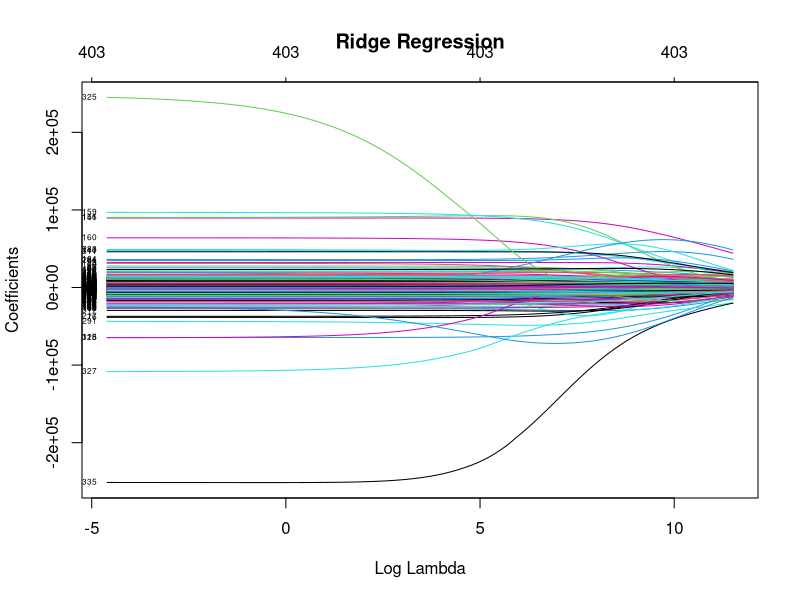
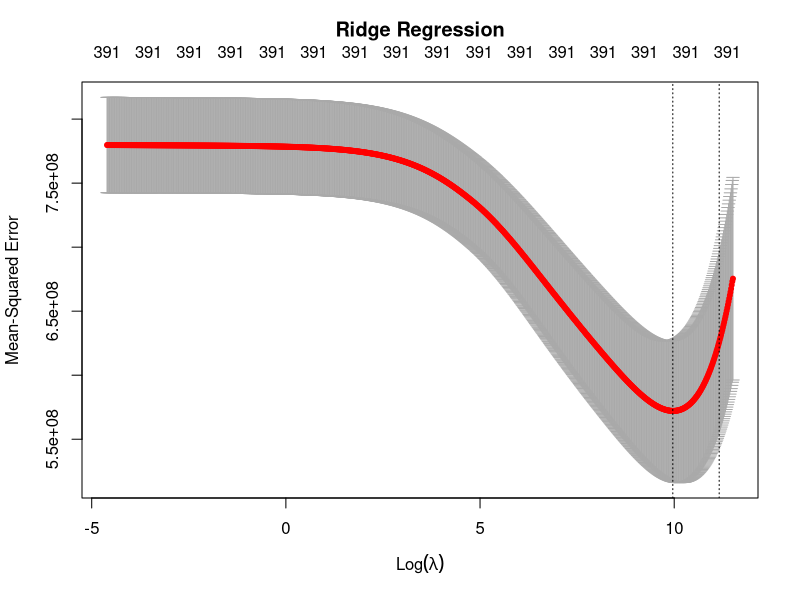

R code for these plots, in order: (Note: this script raises an error after producing the figures.)

#library(ISLR)
library(glmnet)
data=read.csv("basement.csv")[,-1]
obs=1460
data=data[1:obs,]

#data=read.csv("train12_git.csv")[,-1]
#Need matrices for glmnet() function. Automatically conducts conversions as well
#for factor variables into dummy variables.
x = model.matrix(SalePrice ~ ., data)[, -1] #Dropping the intercept column.
y = data$SalePrice

grid = 10^seq(5, -2, length = 1000)
ridge.models = glmnet(x, y, alpha = 0, lambda = grid)

dim(coef(ridge.models)) #415 different coefficients, estimated 1000 times --
#once each per lambda value.
coef(ridge.models) #Inspecting the various coefficient estimates.

#Visualizing the ridge regression shrinkage.
plot(ridge.models, xvar = "lambda", label = TRUE, main = "Ridge Regression")

#Creating training and testing sets. Here we decide to use a 70-30 split with
#approximately 70% of our data in the training set and 30% of our data in the
#test set.
set.seed(0)
train = sample(1:obs, 7*obs/10)
test = (-train)
#test=c(1:obs)
#final=c(1461:2919)
y.test = y[test]

length(train)/nrow(x)
length(y.test)/nrow(x)

#Let's attempt to fit a ridge regression using some arbitrary value of lambda;
#we still have not yet figured out what the best value of lambda should be!
#We will arbitrarily choose 5. We will now use the training set exclusively.
ridge.models.train = glmnet(x[train, ], y[train], alpha = 0, lambda = grid)
ridge.lambda5 = predict(ridge.models.train, s = 5, newx = x[test, ])
mean((ridge.lambda5 - y.test)^2)


#Running 10-fold cross validation.
set.seed(0)
cv.ridge.out = cv.glmnet(x[train, ], y[train],
                         lambda = grid, alpha = 0, nfolds = 10)
plot(cv.ridge.out, main = "Ridge Regression\n")
bestlambda.ridge = cv.ridge.out$lambda.min
bestlambda.ridge
log(bestlambda.ridge)

#What is the test MSE associated with this best value of lambda?
ridge.bestlambdatrain = predict(ridge.models.train, s = bestlambda.ridge, newx = x[test, ])
mean((ridge.bestlambdatrain - y.test)^2)

#Here the MSE is lower at approximately 113,173; a further improvement
#on that which we have seen above. With "cv.ridge.out", we can actually access
#the best model from the cross validation without calling "ridge.models.train"
#or "bestlambda.ridge":
ridge.bestlambdatrain = predict.cv.glmnet(cv.ridge.out, s ="lambda.min", newx = x[test, ])
mean((ridge.bestlambdatrain - y.test)^2)

### Alternative method with caret
library(caret)
set.seed(0)
train_control = trainControl(method = 'cv', number=10)
tune.grid = expand.grid(lambda = grid, alpha=c(0))
ridge.caret = train(x[train, ], y[train],
                    method = 'glmnet',
                    trControl = train_control, tuneGrid = tune.grid)

### Plot the tuning object:
plot(ridge.caret, xTrans=log)

### We see caret::train returns a different result from the
### one by cv.glmnet. By comparing the ridge.caret$results
### and cv.ridge.out$cvm, it's most likely to be rounding and 
### averaging.

### Predicting with the final model
pred = predict.train(ridge.caret , newdata = x[test,])
mean((pred - y[test])^2)
mean(100*abs(pred - y[test])/y[test])
sqrt(mean((pred - y[test])^2))


##########################
#####Lasso Regression#####
##########################
#Fitting the lasso regression. Alpha = 1 for lasso regression.
lasso.models = glmnet(x, y, alpha = 1, lambda = grid)
#lasso.models = glmnet(x, y, alpha = 1, lambda = bestlambda.lasso)
 dim(coef(lasso.models)) #20 different coefficients, estimated 100 times --
#once each per lambda value.
coef(lasso.models) #Inspecting the various coefficient estimates.

#What do the estimates look like for a smaller value of lambda?
lasso.models$lambda[80] #Lambda = 0.2595.
coef(lasso.models)[, 80] #Most estimates not close to 0.
sum(abs(coef(lasso.models)[-1, 80])) #L1 norm is 228.1008.

#What do the estimates look like for a larger value of lambda?
lasso.models$lambda[15] #Lambda = 10,235.31.
coef(lasso.models)[, 15] #Estimates all 0.
sum(abs(coef(lasso.models)[-1, 15])) #L1 norm is essentially 0.

#Visualizing the lasso regression shrinkage.
plot(lasso.models, xvar = "lambda", label = TRUE, main = "Lasso Regression")

#Can use the predict() function to obtain lasso regression coefficients for a
#new value of lambda, not necessarily one that was within our grid:
predict(lasso.models, s = 50, type = "coefficients")

#Let's attempt to fit a lasso regression using some arbitrary value of lambda;
#we still have not yet figured out what the best value of lambda should be!
#We will arbitrarily choose 5. We will now use the training set exclusively.
lasso.models.train = glmnet(x[train, ], y[train], alpha = 1, lambda = grid)
lasso.lambda5 = predict(lasso.models.train, s = 5, newx = x[test, ])
mean((lasso.lambda5 - y.test)^2)

#Here, the MSE is approximately 107,660.

#Instead of arbitrarily choosing random lambda values and calculating the MSE
#manually, it's a better idea to perform cross-validation in order to choose
#the best lambda over a slew of values.

#Running 10-fold cross validation.
set.seed(0)
cv.lasso.out = cv.glmnet(x[train, ], y[train],
                         lambda = grid, alpha = 1, nfolds = 10)
plot(cv.lasso.out, main = "Lasso Regression\n")
bestlambda.lasso = cv.lasso.out$lambda.min
bestlambda.lasso
log(bestlambda.lasso)

#What is the test MSE associated with this best value of lambda?
lasso.bestlambdatrain = predict(lasso.models.train, s = bestlambda.lasso, newx = x[test, ])
mean((lasso.bestlambdatrain - y.test)^2)

#This time the MSE is actually higher at approximately 113,636. What happened?
x0=1965392410
alph=0
### Exercise: Tune the same lasso model with caret!
for (i in 1:10){
  set.seed(0)
  cv.lasso.out = cv.glmnet(x[train, ], y[train],
                         lambda = grid, alpha = i/10, nfolds = 10)
  bestlambda.lassot = cv.lasso.out$lambda.min


  lasso.models.train = glmnet(x[train, ], y[train], alpha = i/10, lambda = grid)
lasso.bestlambdatrain = predict(lasso.models.train, s = bestlambda.lassot, newx = x[test, ])
x1=mean((lasso.bestlambdatrain - y.test)^2)
print(mean(abs(y.test-predict(lasso.models.train, s = bestlambda.lassot, newx = x[test,]))*100/y.test))
print(paste("alpha=",i, "lambda=",cv.lasso.out$lambda.min))
print(paste("MSE=",x1))
if (x1<=x0)
  {x0=x1
  bestlambda.lasso=bestlambda.lassot
  alph=i/10
  lasso.models.train = glmnet(x[train, ], y[train], alpha = i/10, lambda =bestlambda.lasso)
  print(paste("alpha=",i, "lambda=",cv.lasso.out$lambda.min))
  print(paste("MSE=",x0))} 
}

lasso.models.train = glmnet(x[train, ], y[train], alpha = alph, lambda = grid)
mean(abs(y.test-predict(lasso.models.train, s = bestlambda.lasso, newx = x[test,]))*100/y.test)

epsilon=y[train]-predict(lasso.models.train, s = bestlambda.lasso, newx = x[train,])
epsilon1=y[test]-predict(lasso.models.train, s = bestlambda.lasso, newx = x[test,])
data1=data[1:obs,]
data1[,'epsilon']=integer(obs)
for (j in row.names(epsilon)){
  data1[j,'epsilon']=epsilon[row.names(epsilon)==j,]
}
for (j in row.names(epsilon1)){
  data1[j,'epsilon']=epsilon1[row.names(epsilon1)==j,]
}
x1 = model.matrix(epsilon ~ ., data1)[, -1] #Dropping the intercept column.
y1 = data1$epsilon



set.seed(0)
train1 = sample(1:nrow(x1), 7*nrow(x1)/10)
test1 = (-train1)
#test=c(1:obs)
#final=c(1461:2919)
y.test1 = y1[test1]

length(train1)/nrow(x1)
length(y.test1)/nrow(x1)

lasso.models.train1 = glmnet(x1[train1, ], y1[train1], alpha = 1, lambda = grid)
x00=1965392410
alph2=0
### Exercise: Tune the same lasso model with caret!
for (i in 1:10){ 
  set.seed(0)
  cv.lasso.out = cv.glmnet(x1[train1, ], y1[train1],
                           lambda = grid, alpha = i/10, nfolds = 10)
  bestlambda.lasso1t = cv.lasso.out$lambda.min
  alph2=i/10
  lasso.models.train1 = glmnet(x1[train1, ], y1[train1], alpha = alph2, lambda = grid)
  lasso.bestlambdatrain = predict(lasso.models.train1, s = bestlambda.lasso1t, newx = x1[test1, ])
  x11=mean((lasso.bestlambdatrain - y.test1)^2)
  print(mean(abs((y.test1-predict(lasso.models.train1, s = bestlambda.lasso1t, newx = x1[test1,]))*100/y.test1)))
  print(paste("alpha=",i, "lambda=",cv.lasso.out$lambda.min))
  print(paste("MSE=",x11))
  if (x11<=x00)
  {x00=x11
  bestlambda.lasso1=bestlambda.lasso1t
  lasso.models.train1 = glmnet(x1[train1, ], y1[train1], alpha = i/10, lambda =bestlambda.lasso1)
  print(paste("alpha=",i, "lambda=",cv.lasso.out$lambda.min))
  print(paste("MSE=",x00))} 
}
lasso.models.train1 = glmnet(x1[train1, ], y1[train1], alpha = alph2, lambda = grid)
mean(abs((y.test1-predict(lasso.models.train1, s = bestlambda.lasso1, newx = x1[test1,]))*100/y.test1))
mean(abs(y.test-predict(lasso.models.train, s = bestlambda.lasso, newx = x[test,])-predict(lasso.models.train1, s = bestlambda.lasso1, newx = x1[test,]))*100/y.test)
mean(abs(y.test-predict(lasso.models.train, s = bestlambda.lasso, newx = x[test,])-predict(lasso.models.train1, s = bestlambda.lasso1, newx = x1[test,]))*100/y.test)
sqrt(mean((log(y.test)-log(predict(lasso.models.train, s = bestlambda.lasso, newx = x[test,])+predict(lasso.models.train1, s = bestlambda.lasso1, newx = x1[test,])))^2))

data=read.csv("basement.csv")[,-1]
data=data[1461:2919, ]
x = model.matrix(SalePrice ~ ., data)[, -1] #Dropping the intercept column.
y = data$SalePrice
epsilon=y-predict(lasso.models.train, s = bestlambda.lasso, newx = x)

data1=data
data1[,'epsilon']=integer(obs-1)
for (j in row.names(epsilon)){
  data1[j,'epsilon']=epsilon[row.names(epsilon)==j,]
}

x1 = model.matrix(epsilon ~ ., data1)[, -1] #Dropping the intercept column.
y1 = data1$epsilon

Prices=predict(lasso.models.train, s = bestlambda.lasso, newx = x)-predict(lasso.models.train1, s = bestlambda.lasso1, newx = x1)
write.csv(Prices, file="submission.csv")
library(dplyr)
Prices=data.frame(predict(lasso.models.train, s = bestlambda.lasso, newx = x))
Prices=mutate(Prices,predict(lasso.models.train1, s = bestlambda.lasso1, newx = x1) )
write.csv(Prices, file="submission.csv")
